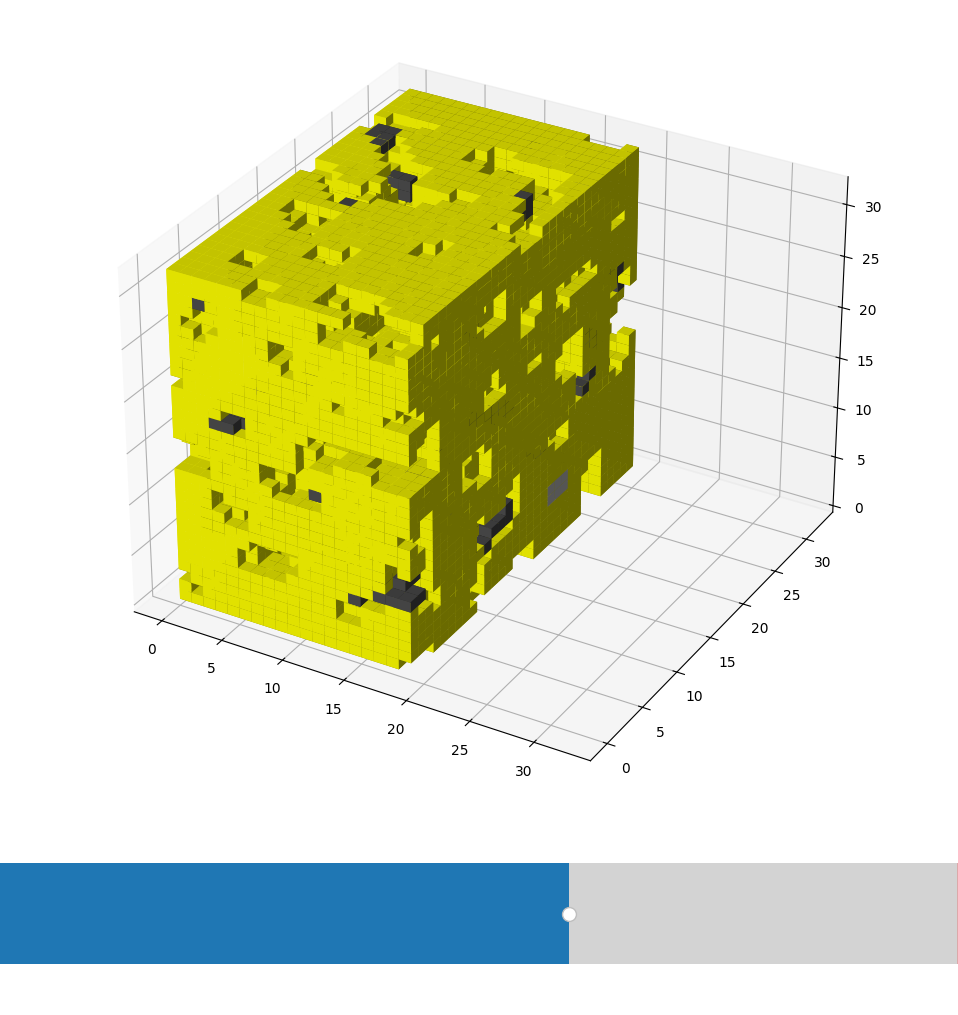

This chart was generated by the following Python code:
import inquarting
import matplotlib.pyplot as plt
import matplotlib.widgets as widget
import numpy as np

#alloy = inquarting.create_alloy_array((20, 20, 20), 0.50, 0.45, 0.05)
alloy = inquarting.create_alloy_array_perlin((32, 32, 32), 0.8, 0.19, 4)
processed = inquarting.simulate_nitric_acid(alloy)

voxels = np.zeros(processed.shape + (3,))

voxels[:,:,:,0] = np.where(processed == inquarting.MATERIAL_GOLD, 1.0, voxels[:,:,:,0])
voxels[:,:,:,1] = np.where(processed == inquarting.MATERIAL_GOLD, 1.0, voxels[:,:,:,1])

voxels[:,:,:,0] = np.where(processed == inquarting.MATERIAL_IMPURITY, 0.3, voxels[:,:,:,0])
voxels[:,:,:,1] = np.where(processed == inquarting.MATERIAL_IMPURITY, 0.3, voxels[:,:,:,1])
voxels[:,:,:,2] = np.where(processed == inquarting.MATERIAL_IMPURITY, 0.3, voxels[:,:,:,2])

voxels[:,:,:,0] = np.where(processed == inquarting.MATERIAL_SILVER, 0.8, voxels[:,:,:,0])
voxels[:,:,:,1] = np.where(processed == inquarting.MATERIAL_SILVER, 0.8, voxels[:,:,:,1])
voxels[:,:,:,2] = np.where(processed == inquarting.MATERIAL_SILVER, 0.8, voxels[:,:,:,2])


fig = plt.figure()
ax = fig.add_axes((0, 0.2, 1.0, 0.8), projection='3d')

def update(amount):
    mask = np.zeros(processed.shape, dtype='bool')
    mask[0:amount,:,:] = True
    filled = processed != inquarting.MATERIAL_DISSOLVED_SILVER
    filled = np.logical_and(filled, mask)
    ax.clear()
    ax.voxels(filled, facecolors=voxels)

update(processed.shape[0])

cut_slider_ax = fig.add_axes((0, 0, 1.0, 0.2))
cut_slider = widget.Slider(
    ax=cut_slider_ax,
    label="cut",
    valmin=0,
    valmax=processed.shape[0],
    valinit=processed.shape[0],
    valstep=1,
)
cut_slider.on_changed(update)

plt.show()
